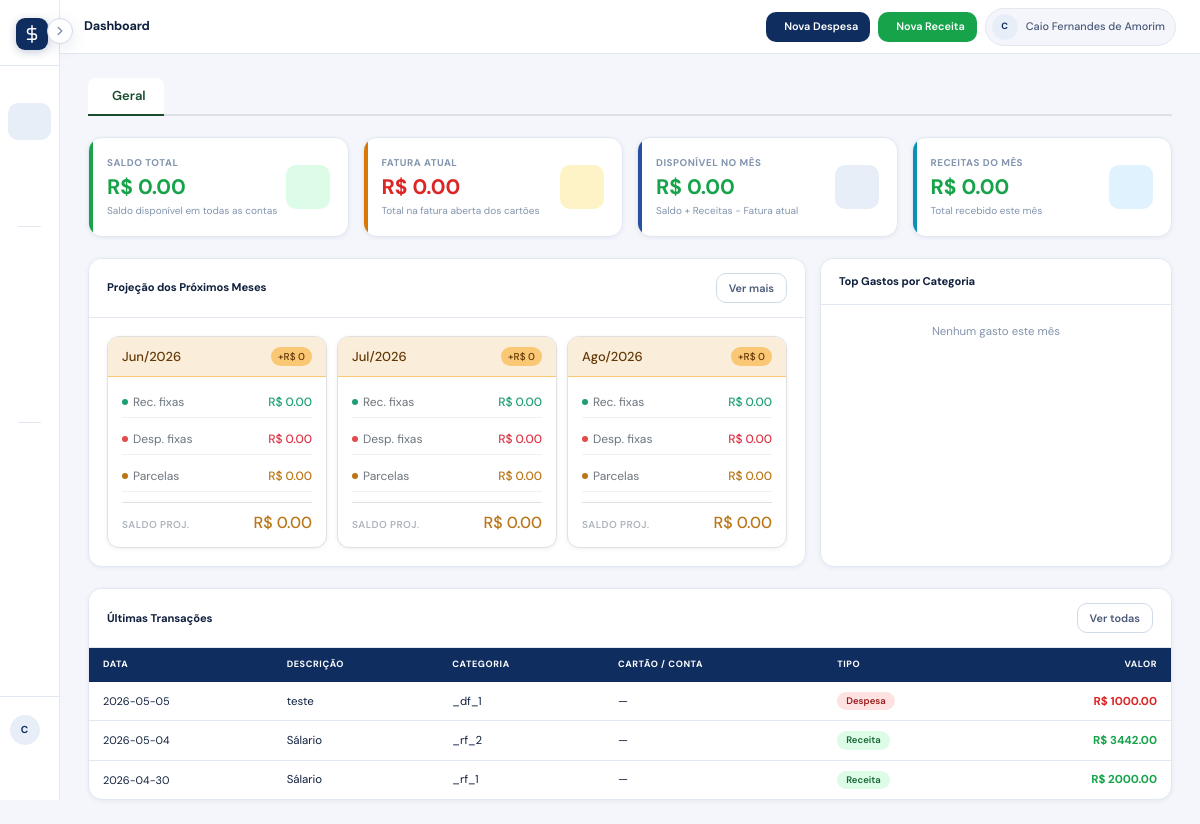
Page / (signed in) on the earlier database version.
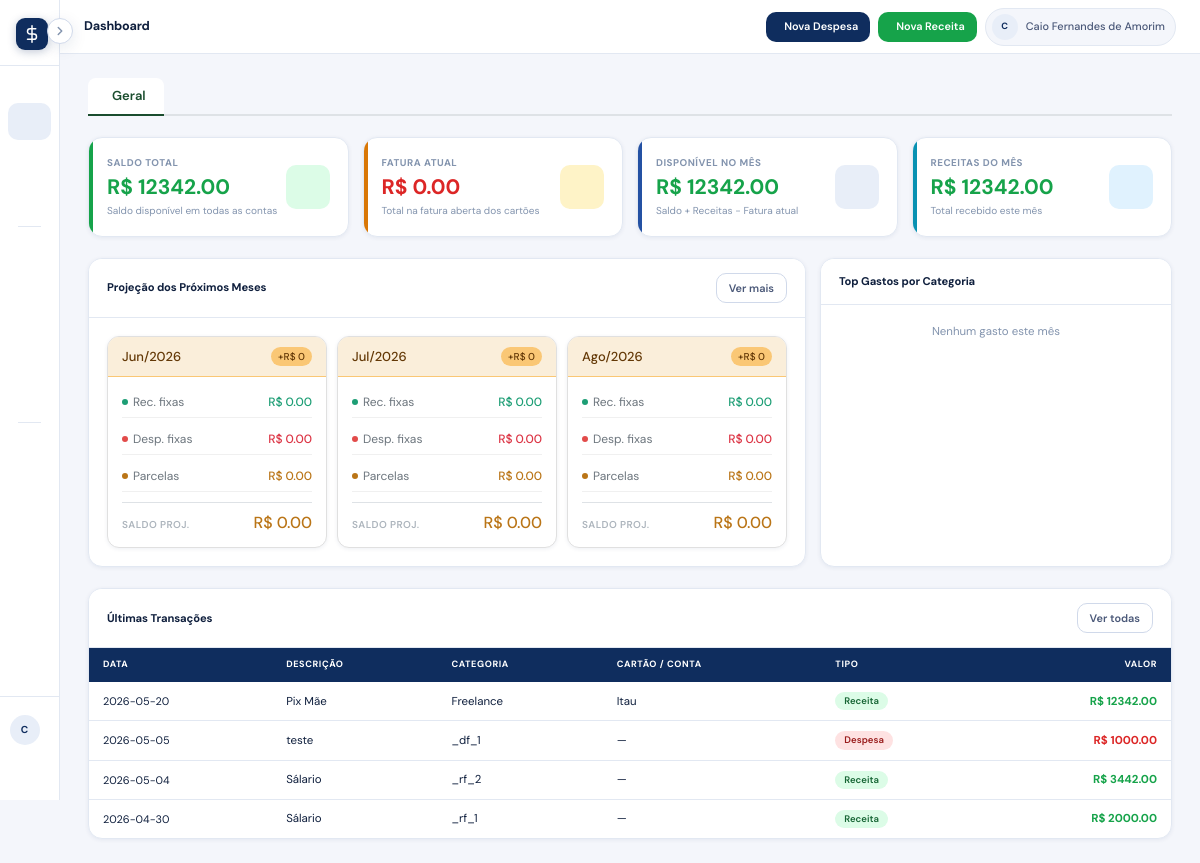
Same page on the later database version.
### tables this page shows
CREATE TABLE transacoes (
            id               INTEGER PRIMARY KEY AUTOINCREMENT,
            tipo             TEXT    NOT NULL CHECK(tipo IN ('despesa','receita')),
            descricao        TEXT    NOT NULL,
            valor            REAL    NOT NULL,
            categoria        TEXT,
            id_cartao        INTEGER REFERENCES cartoes(id),
            id_conta         INTEGER REFERENCES contas(id),
            tipo_receita     TEXT    CHECK(tipo_receita  IN ('avulsa','fixa'))     DEFAULT 'avulsa',
            tipo_cobranca    TEXT    CHECK(tipo_cobranca IN ('avulsa','fixa'))     DEFAULT 'avulsa',
            dia_vencimento   INTEGER,
            tipo_compra      TEXT    CHECK(tipo_compra   IN ('credito','debito'))  DEFAULT 'credito',
            pagamento        TEXT    CHECK(pagamento     IN ('avista','parcelado')) DEFAULT 'avista',
            parcelas         INTEGER DEFAULT NULL,
            data_lancamento  DATE    NOT NULL DEFAULT (DATE('now'))
        , user_id INTEGER NOT NULL DEFAULT 1);

CREATE TABLE contas (
            id    INTEGER PRIMARY KEY AUTOINCREMENT,
            nome  TEXT  UNIQUE NOT NULL,
            saldo REAL  DEFAULT 0
        , user_id INTEGER NOT NULL DEFAULT 1);

### app.py (the view)
@app.route('/')
@login_required
def index():
    with get_db() as conn:
        c = conn.cursor()
        c.execute("""
            SELECT t.id, t.descricao, t.tipo, t.valor, t.categoria,
                   co.nome AS conta_nome, ca.nome AS cartao_nome, t.data_lancamento,
                   t.parcelas
            FROM transacoes t
            LEFT JOIN contas  co ON t.id_conta  = co.id
            LEFT JOIN cartoes ca ON t.id_cartao = ca.id
            WHERE t.user_id = ?
            ORDER BY t.data_lancamento DESC, t.id DESC LIMIT 10
        """, (uid(),))
        transacoes = [dict(r) for r in c.fetchall()]
        c.execute("SELECT COALESCE(SUM(saldo), 0) FROM contas WHERE user_id=?", (uid(),))
        saldo_total = round(c.fetchone()[0], 2)
        hoje = date.today()
        c.execute("""
            SELECT COALESCE(SUM(valor), 0) FROM transacoes
            WHERE tipo='receita' AND strftime('%Y-%m', data_lancamento)=?
              AND (categoria IS NULL OR categoria NOT LIKE '_rf_%')
              AND user_id=?
        """, (hoje.strftime('%Y-%m'), uid()))
        receitas_mes = round(c.fetchone()[0], 2)
        gastos_por_categoria = gastos_categoria_mes(hoje.year, hoje.month, conn, limit=5)
    fatura_atual   = total_fatura_atual()
    rec_pendentes  = receitas_fixas_pendentes_mes()
    desp_pendentes = despesas_fixas_pendentes_mes()
    disponivel_mes = round(saldo_total + rec_pendentes - fatura_atual - desp_pendentes, 2)
    with get_db() as conn:
        c = conn.cursor()
        c.execute("""
            SELECT id, nome FROM cartoes
            WHERE tipo_pagamento IN ('credito','multiplo') AND user_id=?
            ORDER BY nome
        """, (uid(),))
        cartoes_credito = [{'id': r[0], 'nome': r[1]} for r in c.fetchall()]
    return render_template('index.html',
        transacoes=transacoes,
        saldo_total=saldo_total,
        receitas_mes=receitas_mes,
        gasto_credito=fatura_atual,
        disponivel_mes=disponivel_mes,
        proximas_faturas=projecao_mensal(3),
        gastos_por_categoria=gastos_por_categoria,
        cartoes_credito=cartoes_credito,
    )

### templates/index.html (shortened to what this page needs)
<!DOCTYPE html>
<html lang="pt-br">
<head>
    <link href="https://cdn.jsdelivr.net/npm/bootstrap@5.3.3/dist/css/bootstrap.min.css" rel="stylesheet">
    <link rel="stylesheet" href="https://cdn.jsdelivr.net/npm/@tabler/icons-webfont@latest/tabler-icons.min.css">
    <link rel="stylesheet" href="{{ url_for('static', filename='css/smart-money.css') }}">
</head>
<body>
<div class="sm-shell">
  <aside class="sm-sidebar mini" id="sm-sidebar">
    <button class="sm-sb-toggle mini" id="sm-sb-toggle" onclick="smToggleSidebar()" title="Expandir menu">
      <svg viewBox="0 0 24 24" fill="none" stroke="currentColor" stroke-width="2.5" stroke-linecap="round" stroke-linejoin="round" id="sm-sb-icon">
        <polyline points="9 18 15 12 9 6"></polyline>
      </svg>
    </button>
    <a class="sm-sb-logo" href="{{ url_for('index') }}">
      <div class="sm-sb-logo-icon">
        <svg viewBox="0 0 24 24" fill="none" stroke="white" stroke-width="2" stroke-linecap="round" stroke-linejoin="round">
          <line x1="12" y1="1" x2="12" y2="23"></line>
          <path d="M17 5H9.5a3.5 3.5 0 0 0 0 7h5a3.5 3.5 0 0 1 0 7H6"></path>
        </svg>
      </div>
    </a>
    <nav class="sm-sb-nav">
      <a href="{{ url_for('index') }}" class="sm-nav-item active" title="Início">
      </a>
      <a href="{{ url_for('projecoes') }}" class="sm-nav-item" title="Projeções">
      </a>
      <a href="{{ url_for('visaoGeral') }}" class="sm-nav-item" title="Visão Geral">
      </a>
      <div class="sm-nav-divider"></div>
      <a href="{{ url_for('lancamentos') }}" class="sm-nav-item" title="Despesas">
      </a>
      <a href="{{ url_for('lancamentosAssinaturas') }}" class="sm-nav-item" title="Assinaturas">
      </a>
      <a href="{{ url_for('lancamentosReceita') }}" class="sm-nav-item" title="Receitas">
      </a>
      <a href="{{ url_for('lancamentosReceitaFixa') }}" class="sm-nav-item" title="Rec. Fixas">
      </a>
      <div class="sm-nav-divider"></div>
      <a href="{{ url_for('lancamentosConta') }}" class="sm-nav-item" title="Contas">
      </a>
      <a href="{{ url_for('lancamentosCartao') }}" class="sm-nav-item" title="Cartões">
      </a>
      <a href="{{ url_for('lancamentosCategorias') }}" class="sm-nav-item" title="Categorias">
      </a>
    </nav>
    <div class="sm-sb-footer">
      <div class="sm-sb-user">
        <div class="sm-sb-avatar">{{ session.user_nome[0]|upper }}</div>
      </div>
      <a href="{{ url_for('logout') }}" class="sm-sb-logout" title="Sair">
      </a>
    </div>
  </aside>
  <div class="sm-content" id="sm-content">
    <header class="sm-topbar">
      <div class="sm-topbar-left">
        <div class="sm-topbar-title">Dashboard</div>
      </div>
      <div class="sm-topbar-right">
        <a href="{{ url_for('lancamentos') }}" class="sm-btn sm-btn-primary sm-btn-sm">
           Nova Despesa
        </a>
        <a href="{{ url_for('lancamentosReceita') }}" class="sm-btn sm-btn-success sm-btn-sm">
           Nova Receita
        </a>
        <div class="sm-topbar-user">
          <div class="sm-topbar-avatar">{{ session.user_nome[0]|upper }}</div>
          {{ session.user_nome }}
        </div>
      </div>
    </header>
    <main class="sm-main sm-animate">
      <nav class="nav-tabs-cartao" id="abaCartoes">
        <a class="nav-link active" data-cartao="geral" href="#">
           Geral
        </a>
      </nav>
      <div class="row g-3 mb-4" id="cardsResumo">
        <div class="col-md-3">
          <div class="sm-card kpi-card green">
            <div class="sm-card-body d-flex justify-content-between align-items-center">
              <div>
                <div class="sm-text-muted" style="font-size:.7rem;font-weight:700;text-transform:uppercase;letter-spacing:.5px;margin-bottom:6px" id="labelCard1">Saldo Total</div>
                <div class="kpi-value positive" id="valorCard1">R$ {{ "%.2f"|format(saldo_total) }}</div>
                <div class="sm-text-muted mt-1" style="font-size:.72rem" id="subCard1">Saldo disponível em todas as contas</div>
              </div>
              <div class="kpi-icon" style="background:var(--green-bg);color:var(--green)">
              </div>
            </div>
          </div>
        </div>
        <div class="col-md-3">
          <div class="sm-card kpi-card amber">
            <div class="sm-card-body d-flex justify-content-between align-items-center">
              <div>
                <div class="sm-text-muted" style="font-size:.7rem;font-weight:700;text-transform:uppercase;letter-spacing:.5px;margin-bottom:6px" id="labelCard2">Fatura Atual</div>
                <div class="kpi-value negative" id="valorCard2">R$ {{ "%.2f"|format(gasto_credito) }}</div>
                <div class="sm-text-muted mt-1" style="font-size:.72rem" id="subCard2">Total na fatura aberta dos cartões</div>
              </div>
              <div class="kpi-icon" style="background:#fef3c7;color:var(--amber)">
              </div>
            </div>
          </div>
        </div>
        <div class="col-md-3">
          <div class="sm-card kpi-card blue" id="card3">
            <div class="sm-card-body d-flex justify-content-between align-items-center">
              <div>
                <div class="sm-text-muted" style="font-size:.7rem;font-weight:700;text-transform:uppercase;letter-spacing:.5px;margin-bottom:6px" id="labelCard3">Disponível no Mês</div>
                <div class="kpi-value {% if disponivel_mes >= 0 %}positive{% else %}negative{% endif %}" id="valorCard3">R$ {{ "%.2f"|format(disponivel_mes) }}</div>
                <div class="sm-text-muted mt-1" style="font-size:.72rem" id="subCard3">Saldo + Receitas − Fatura atual</div>
              </div>
              <div class="kpi-icon" style="background:var(--blue-100);color:var(--blue-700)">
              </div>
            </div>
          </div>
        </div>
        <div class="col-md-3">
          <div class="sm-card kpi-card teal">
            <div class="sm-card-body d-flex justify-content-between align-items-center">
              <div>
                <div class="sm-text-muted" style="font-size:.7rem;font-weight:700;text-transform:uppercase;letter-spacing:.5px;margin-bottom:6px" id="labelCard4">Receitas do Mês</div>
                <div class="kpi-value positive" id="valorCard4">R$ {{ "%.2f"|format(receitas_mes) }}</div>
                <div class="sm-text-muted mt-1" style="font-size:.72rem" id="subCard4">Total recebido este mês</div>
              </div>
              <div class="kpi-icon" style="background:#e0f2fe;color:#0891b2">
              </div>
            </div>
          </div>
        </div>
      </div>
      <div class="row g-3 mb-4">
        <div class="col-md-8" id="colProjecao">
          <div class="sm-card h-100">
            <div class="sm-card-header">
              <div class="sm-card-title" id="tituloProjecao">Projeção dos Próximos Meses</div>
              <a href="{{ url_for('projecoes') }}" class="sm-btn sm-btn-outline sm-btn-sm" id="linkProjecao">Ver mais</a>
            </div>
            <div class="sm-card-body">
              <div id="projecaoGeral">
                {% if proximas_faturas %}
                <div style="display:flex;gap:10px;flex-wrap:wrap;">
                  {% for p in proximas_faturas %}
                  {% if p.saldo >= 500 %}
                    {% set bg_h="#E1F5EE" %} {% set bd_h="#9FE1CB" %} {% set tx_h="#085041" %} {% set pill_bg="#9FE1CB" %} {% set cor_saldo="#1D9E75" %}
                  {% elif p.saldo >= 0 %}
                    {% set bg_h="#FAEEDA" %} {% set bd_h="#FAC775" %} {% set tx_h="#633806" %} {% set pill_bg="#FAC775" %} {% set cor_saldo="#BA7517" %}
                  {% else %}
                    {% set bg_h="#FCEBEB" %} {% set bd_h="#F7C1C1" %} {% set tx_h="#501313" %} {% set pill_bg="#F7C1C1" %} {% set cor_saldo="#A32D2D" %}
                  {% endif %}
                  <div class="proj-card">
                    <div class="proj-header" style="background:{{ bg_h }};border-bottom:1px solid {{ bd_h }};">
                      <span style="font-weight:500;font-size:13px;color:{{ tx_h }};">{{ p.mes_ano }}</span>
                      <span class="proj-pill" style="background:{{ pill_bg }};color:{{ tx_h }};">{% if p.saldo >= 0 %}+{% endif %}R$ {{ "%.0f"|format(p.saldo) }}</span>
                    </div>
                    <div class="proj-body">
                      <div class="proj-row">
                        <span class="proj-label"><span class="proj-dot" style="background:#1D9E75;"></span>Rec. fixas</span>
                        <span style="font-weight:500;color:#1D9E75;">R$ {{ "%.2f"|format(p.receitas) }}</span>
                      </div>
                      <div class="proj-row">
                        <span class="proj-label"><span class="proj-dot" style="background:#E24B4A;"></span>Desp. fixas</span>
                        <span style="font-weight:500;color:#dc3545;">R$ {{ "%.2f"|format(p.despesas_fixas) }}</span>
                      </div>
                      <div class="proj-row">
                        <span class="proj-label"><span class="proj-dot" style="background:#BA7517;"></span>Parcelas</span>
                        <span style="font-weight:500;color:#BA7517;">R$ {{ "%.2f"|format(p.despesas_parceladas) }}</span>
                      </div>
                      <div class="proj-saldo">
                        <span class="proj-saldo-label">Saldo proj.</span>
                        <span class="proj-saldo-val" style="color:{{ cor_saldo }};">{% if p.saldo < 0 %}−{% endif %}R$ {{ "%.2f"|format(p.saldo|abs) }}</span>
                      </div>
                    </div>
                  </div>
                  {% endfor %}
                </div>
                {% else %}
                <p class="sm-text-muted text-center mb-0" style="font-size:.82rem">Adicione receitas ou despesas fixas para ver projeções.</p>
                {% endif %}
              </div>
            </div>
          </div>
        </div>
        <div class="col-md-4">
          <div class="sm-card h-100">
            <div class="sm-card-header">
              <div class="sm-card-title">Top Gastos por Categoria</div>
            </div>
            <div class="sm-card-body" id="listaCategorias">
              {% if gastos_por_categoria %}
              {% for cat in gastos_por_categoria %}
              <div class="d-flex justify-content-between align-items-center py-2 border-bottom">
                <span style="font-size:.82rem;font-weight:600">{{ cat.nome }}</span>
                <span class="sm-badge sm-badge-amber">R$ {{ "%.2f"|format(cat.total) }}</span>
              </div>
              {% endfor %}
              {% else %}
              <p class="sm-text-muted text-center mb-0" style="font-size:.82rem">Nenhum gasto este mês</p>
              {% endif %}
            </div>
          </div>
        </div>
      </div>
      <div class="sm-card">
        <div class="sm-card-header">
          <div class="sm-card-title" id="tituloTransacoes">Últimas Transações</div>
          <a href="{{ url_for('lancamentos') }}" class="sm-btn sm-btn-outline sm-btn-sm">Ver todas</a>
        </div>
        <div class="sm-table-wrap">
          <table class="sm-table" id="tabelaTransacoes">
            <thead>
              <tr>
                <th>Data</th><th>Descrição</th><th>Categoria</th><th>Cartão / Conta</th><th>Tipo</th><th class="text-end">Valor</th>
              </tr>
            </thead>
            <tbody id="corpoTransacoes">
              {% for t in transacoes %}
              <tr>
                <td class="sm-text-muted" style="font-size:.78rem">{{ t.data_lancamento }}</td>
                <td>{{ t.descricao }}</td>
                <td>{{ t.categoria or '—' }}</td>
                <td>{{ t.cartao_nome or t.conta_nome or '—' }}</td>
                <td>
                  {% if t.tipo == 'receita' %}
                  <span class="sm-badge sm-badge-success">Receita</span>
                  {% else %}
                  <span class="sm-badge sm-badge-danger">Despesa</span>
                  {% endif %}
                </td>
                <td class="text-end sm-fw-bold {% if t.tipo == 'receita' %}positive{% else %}negative{% endif %}">
                  R$ {{ "%.2f"|format(t.valor) }}
                </td>
              </tr>
              {% else %}
              <tr><td colspan="6" class="text-center sm-text-muted py-4">Nenhuma transação encontrada</td></tr>
              {% endfor %}
            </tbody>
          </table>
        </div>
      </div>
    </main>
  </div>
</div>
</body>
</html>

Differences in the rows shown:
added transacoes: data_lancamento "2026-05-20", descricao "Pix Mãe", categoria "Freelance", nome "Itau", tipo "Receita", valor "12342.00"
Other differences:
{{ "%.2f"|format(saldo_total) }}: "0.00" → "12342.00"
{{ "%.2f"|format(disponivel_mes) }}: "0.00" → "12342.00"
{{ "%.2f"|format(receitas_mes) }}: "0.00" → "12342.00"
